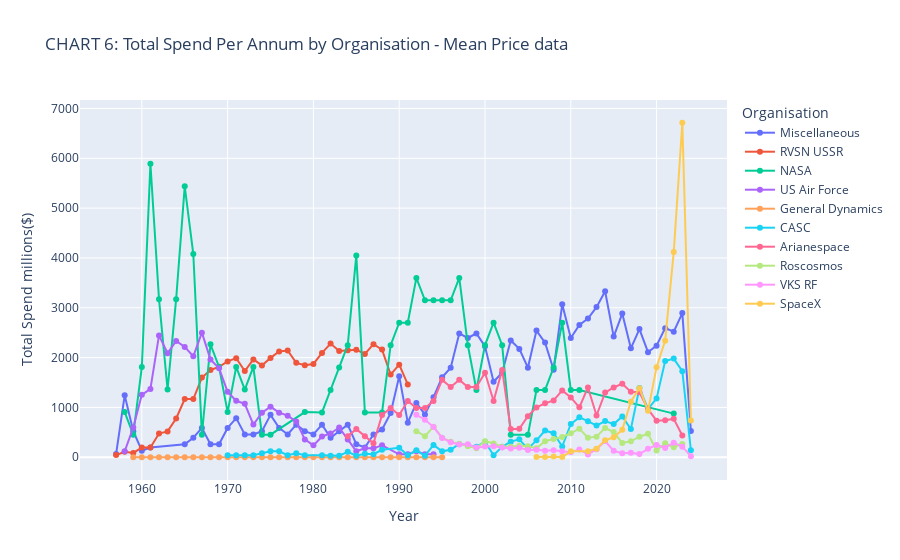

The notebook cell saved with this chart:
### Code cell
# Demonstrate Annual total spend by Organisation, throughout history (mean imputation of price records)

# Calculate the total spend per year by organisation
subset_mean_grouped = subset_spend_mean.groupby(['Year', 'Organisation'], as_index=False)['Price'].sum()

# Make the chart an interactive lineplot to select by Organisation 
fig = px.line(subset_mean_grouped, x='Year', y='Price', color='Organisation',
              title="CHART 6: Total Spend Per Annum by Organisation - Mean Price data", markers=True)

# Allow for interactive selection
fig.update_layout(
    xaxis_title="Year",
    yaxis_title="Total Spend millions($) ",
    hovermode="x unified", 
    legend_title="Organisation"
)

# Show the graph
fig.show()

### Figure 1 — Plotly figure (JSON) as saved in the notebook; plotly's stock layout.template omitted (floating-point values rounded to 4 significant figures)
{"data": [{"hovertemplate": "Organisation=Miscellaneous<br>Year=%{x}<br>Price=%{y}<extra></extra>", "legendgroup": "Miscellaneous", "line": {"color": "#636efa", "dash": "solid"}, "marker": {"symbol": "circle"}, "mode": "lines+markers", "name": "Miscellaneous", "orientation": "v", "showlegend": true, "type": "scatter", "x": [1957, 1958, 1959, 1960, 1961, 1965, 1966, 1967, 1968, 1969, 1970, 1971, 1972, 1973, 1974, 1975, 1976, 1977, 1978, 1979, 1980, 1981, 1982, 1983, 1984, 1985, 1986, 1987, 1988, 1989, 1990, 1991, 1992, 1993, 1994, 1995, 1996, 1997, 1998, 1999, 2000, 2001, 2002, 2003, 2004, 2005, 2006, 2007, 2008, 2009, 2010, 2011, 2012, 2013, 2014, 2015, 2016, 2017, 2018, 2019, 2020, 2021, 2022, 2023, 2024], "xaxis": "x", "y": [65.43, 1243.0, 523.5, 130.9, 196.3, 261.7, 392.6, 588.9, 261.7, 261.7, 588.9, 785.2, 458.0, 458.0, 523.5, 850.6, 588.9, 458.0, 654.3, 523.5, 458.0, 654.3, 392.6, 523.5, 654.3, 261.7, 196.3, 458.0, 558.5, 885.6, 1628.0, 694.3, 1088.0, 859.8, 1206.0, 1605.0, 1795.0, 2485.0, 2393.0, 2485.0, 2226.0, 1516.0, 1695.0, 2343.0, 2175.0, 1798.0, 2543.0, 2301.0, 1755.0, 3070.0, 2393.0, 2653.0, 2783.0, 3013.0, 3333.0, 2422.0, 2883.0, 2187.0, 2572.0, 2109.0, 2240.0, 2591.0, 2521.0, 2893.0, 528.9], "yaxis": "y"}, {"hovertemplate": "Organisation=RVSN USSR<br>Year=%{x}<br>Price=%{y}<extra></extra>", "legendgroup": "RVSN USSR", "line": {"color": "#EF553B", "dash": "solid"}, "marker": {"symbol": "circle"}, "mode": "lines+markers", "name": "RVSN USSR", "orientation": "v", "showlegend": true, "type": "scatter", "x": [1957, 1958, 1959, 1960, 1961, 1962, 1963, 1964, 1965, 1966, 1967, 1968, 1969, 1970, 1971, 1972, 1973, 1974, 1975, 1976, 1977, 1978, 1979, 1980, 1981, 1982, 1983, 1984, 1985, 1986, 1987, 1988, 1989, 1990, 1991], "xaxis": "x", "y": [43.23, 108.1, 86.45, 194.5, 194.5, 475.5, 518.7, 778.1, 1167.0, 1167.0, 1599.0, 1751.0, 1816.0, 1924.0, 1988.0, 1729.0, 1962.0, 1843.0, 1994.0, 2123.0, 2142.0, 1894.0, 1848.0, 1873.0, 2094.0, 2282.0, 2134.0, 2149.0, 2158.0, 2074.0, 2269.0, 2161.0, 1660.0, 1857.0, 1461.0], "yaxis": "y"}, {"hovertemplate": "Organisation=NASA<br>Year=%{x}<br>Price=%{y}<extra></extra>", "legendgroup": "NASA", "line": {"color": "#00cc96", "dash": "solid"}, "marker": {"symbol": "circle"}, "mode": "lines+markers", "name": "NASA", "orientation": "v", "showlegend": true, "type": "scatter", "x": [1958, 1959, 1960, 1961, 1962, 1963, 1964, 1965, 1966, 1967, 1968, 1969, 1970, 1971, 1972, 1973, 1974, 1975, 1979, 1981, 1982, 1983, 1984, 1985, 1986, 1988, 1989, 1990, 1991, 1992, 1993, 1994, 1995, 1996, 1997, 1998, 1999, 2000, 2001, 2002, 2003, 2005, 2006, 2007, 2008, 2009, 2010, 2011, 2022], "xaxis": "x", "y": [906.2, 453.1, 1812.0, 5890.0, 3172.0, 1359.0, 3172.0, 5437.0, 4078.0, 453.1, 2266.0, 1812.0, 906.2, 1812.0, 1359.0, 1812.0, 453.1, 453.1, 906.2, 900, 1350, 1800, 2250, 4050, 900, 900, 2250, 2700, 2700, 3600, 3150, 3150, 3150, 3150, 3600, 2250, 1350, 2250, 2700, 2250, 450, 450, 1350, 1350, 1800, 2700, 1350, 1350, 876], "yaxis": "y"}, {"hovertemplate": "Organisation=US Air Force<br>Year=%{x}<br>Price=%{y}<extra></extra>", "legendgroup": "US Air Force", "line": {"color": "#ab63fa", "dash": "solid"}, "marker": {"symbol": "circle"}, "mode": "lines+markers", "name": "US Air Force", "orientation": "v", "showlegend": true, "type": "scatter", "x": [1958, 1959, 1960, 1961, 1962, 1963, 1964, 1965, 1966, 1967, 1968, 1969, 1970, 1971, 1972, 1973, 1974, 1975, 1976, 1977, 1978, 1979, 1980, 1981, 1982, 1983, 1984, 1985, 1986, 1987, 1988, 1990, 1991, 1992, 1993, 1994], "xaxis": "x", "y": [119.3, 596.5, 1253.0, 1372.0, 2446.0, 2088.0, 2334.0, 2214.0, 2026.0, 2501.0, 1963.0, 1787.0, 1312.0, 1133.0, 1074.0, 656.2, 894.8, 1014.0, 894.8, 835.1, 715.8, 357.9, 238.6, 417.6, 477.2, 596.5, 357.9, 119.3, 179.0, 179.0, 238.6, 59.65, 59.65, 119.3, 59.65, 59.65], "yaxis": "y"}, {"hovertemplate": "Organisation=General Dynamics<br>Year=%{x}<br>Price=%{y}<extra></extra>", "legendgroup": "General Dynamics", "line": {"color": "#FFA15A", "dash": "solid"}, "marker": {"symbol": "circle"}, "mode": "lines+markers", "name": "General Dynamics", "orientation": "v", "showlegend": true, "type": "scatter", "x": [1959, 1960, 1961, 1962, 1963, 1964, 1965, 1966, 1967, 1968, 1969, 1970, 1971, 1972, 1973, 1974, 1975, 1976, 1977, 1978, 1979, 1980, 1981, 1982, 1983, 1984, 1985, 1986, 1987, 1988, 1989, 1990, 1991, 1992, 1993, 1994, 1995], "xaxis": "x", "y": [0, 0, 0, 0, 0, 0, 0, 0, 0, 0, 0, 0, 0, 0, 0, 0, 0, 0, 0, 0, 0, 0, 0, 0, 0, 0, 0, 0, 0, 0, 0, 0, 0, 0, 0, 0, 0], "yaxis": "y"}, {"hovertemplate": "Organisation=CASC<br>Year=%{x}<br>Price=%{y}<extra></extra>", "legendgroup": "CASC", "line": {"color": "#19d3f3", "dash": "solid"}, "marker": {"symbol": "circle"}, "mode": "lines+markers", "name": "CASC", "orientation": "v", "showlegend": true, "type": "scatter", "x": [1970, 1971, 1972, 1973, 1974, 1975, 1976, 1977, 1978, 1979, 1981, 1982, 1983, 1984, 1985, 1986, 1987, 1988, 1990, 1991, 1992, 1993, 1994, 1995, 1996, 1997, 1998, 1999, 2000, 2001, 2002, 2003, 2004, 2005, 2006, 2007, 2008, 2009, 2010, 2011, 2012, 2013, 2014, 2015, 2016, 2017, 2018, 2019, 2020, 2021, 2022, 2023, 2024], "xaxis": "x", "y": [39.55, 39.55, 39.55, 39.55, 79.1, 118.6, 118.6, 39.55, 79.1, 39.55, 39.55, 30.8, 30.8, 109.9, 30.8, 70.35, 61.6, 149.4, 189.0, 39.55, 139.6, 30.8, 248.2, 118.6, 148.4, 267.4, 237.3, 208.5, 313.3, 39.55, 208.5, 312.9, 360.8, 169.4, 339.1, 537.4, 482.4, 215.7, 666.8, 801.1, 725.0, 636.2, 725.2, 665.6, 817.9, 565.3, 1390.0, 967.1, 1182.0, 1932.0, 1980.0, 1727.0, 140.7], "yaxis": "y"}, {"hovertemplate": "Organisation=Arianespace<br>Year=%{x}<br>Price=%{y}<extra></extra>", "legendgroup": "Arianespace", "line": {"color": "#FF6692", "dash": "solid"}, "marker": {"symbol": "circle"}, "mode": "lines+markers", "name": "Arianespace", "orientation": "v", "showlegend": true, "type": "scatter", "x": [1984, 1985, 1986, 1987, 1988, 1989, 1990, 1991, 1992, 1993, 1994, 1995, 1996, 1997, 1998, 1999, 2000, 2001, 2002, 2003, 2004, 2005, 2006, 2007, 2008, 2009, 2010, 2011, 2012, 2013, 2014, 2015, 2016, 2017, 2018, 2019, 2020, 2021, 2022, 2023], "xaxis": "x", "y": [423.6, 564.8, 423.6, 282.4, 847.2, 988.4, 847.2, 1130.0, 988.4, 988.4, 1130.0, 1553.0, 1412.0, 1553.0, 1412.0, 1412.0, 1694.0, 1130.0, 1753.0, 564.8, 570, 823.6, 1000, 1082.0, 1141.0, 1341.0, 1200, 1001.0, 1401.0, 838.2, 1298.0, 1401, 1475.0, 1312.0, 1305.0, 964, 734, 741, 771.2, 437], "yaxis": "y"}, {"hovertemplate": "Organisation=Roscosmos<br>Year=%{x}<br>Price=%{y}<extra></extra>", "legendgroup": "Roscosmos", "line": {"color": "#B6E880", "dash": "solid"}, "marker": {"symbol": "circle"}, "mode": "lines+markers", "name": "Roscosmos", "orientation": "v", "showlegend": true, "type": "scatter", "x": [1992, 1993, 1994, 1995, 1996, 1997, 1998, 1999, 2000, 2001, 2002, 2003, 2004, 2005, 2006, 2007, 2008, 2009, 2010, 2011, 2012, 2013, 2014, 2015, 2016, 2017, 2018, 2019, 2020, 2021, 2022, 2023], "xaxis": "x", "y": [522.7, 422.1, 614.5, 392.4, 312.4, 271.7, 221.4, 181.4, 322.1, 276.0, 211.7, 211.7, 231.7, 221.4, 181.4, 321.0, 366.0, 406.7, 481.4, 572.4, 392.1, 413.8, 586.2, 506.6, 286.8, 319.6, 412.9, 470.7, 134.7, 279.5, 202.1, 267.5], "yaxis": "y"}, {"hovertemplate": "Organisation=VKS RF<br>Year=%{x}<br>Price=%{y}<extra></extra>", "legendgroup": "VKS RF", "line": {"color": "#FF97FF", "dash": "solid"}, "marker": {"symbol": "circle"}, "mode": "lines+markers", "name": "VKS RF", "orientation": "v", "showlegend": true, "type": "scatter", "x": [1992, 1993, 1994, 1995, 1996, 1997, 1998, 1999, 2000, 2001, 2002, 2003, 2004, 2005, 2006, 2007, 2008, 2009, 2010, 2011, 2012, 2013, 2014, 2015, 2016, 2017, 2018, 2019, 2020, 2021, 2022, 2023, 2024], "xaxis": "x", "y": [850.5, 752.7, 606.1, 388.5, 302.0, 257.6, 259.8, 193.2, 217.6, 219.8, 195.4, 175.4, 192.8, 144.0, 149.6, 131.0, 141.8, 120.4, 100.4, 156, 56, 161.4, 325.8, 128.0, 80.42, 92.2, 63, 168.4, 248, 187.2, 292.2, 211.8, 22.2], "yaxis": "y"}, {"hovertemplate": "Organisation=SpaceX<br>Year=%{x}<br>Price=%{y}<extra></extra>", "legendgroup": "SpaceX", "line": {"color": "#FECB52", "dash": "solid"}, "marker": {"symbol": "circle"}, "mode": "lines+markers", "name": "SpaceX", "orientation": "v", "showlegend": true, "type": "scatter", "x": [2006, 2007, 2008, 2009, 2010, 2012, 2013, 2014, 2015, 2016, 2017, 2018, 2019, 2020, 2021, 2022, 2023, 2024], "xaxis": "x", "y": [7, 7, 14, 7, 119, 119, 172.5, 339, 401, 552.5, 1116, 1387, 931, 1808.0, 2340.0, 4117, 6713.0, 737], "yaxis": "y"}], "layout": {"hovermode": "x unified", "legend": {"title": {"text": "Organisation"}, "tracegroupgap": 0}, "title": {"text": "CHART 6: Total Spend Per Annum by Organisation - Mean Price data"}, "xaxis": {"anchor": "y", "domain": [0, 1], "title": {"text": "Year"}}, "yaxis": {"anchor": "x", "domain": [0, 1], "title": {"text": "Total Spend millions($) "}}}}
